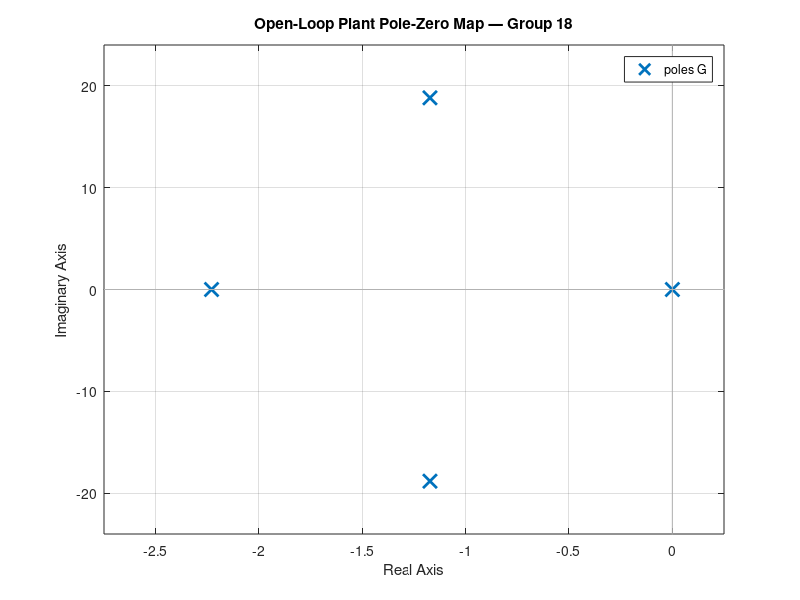
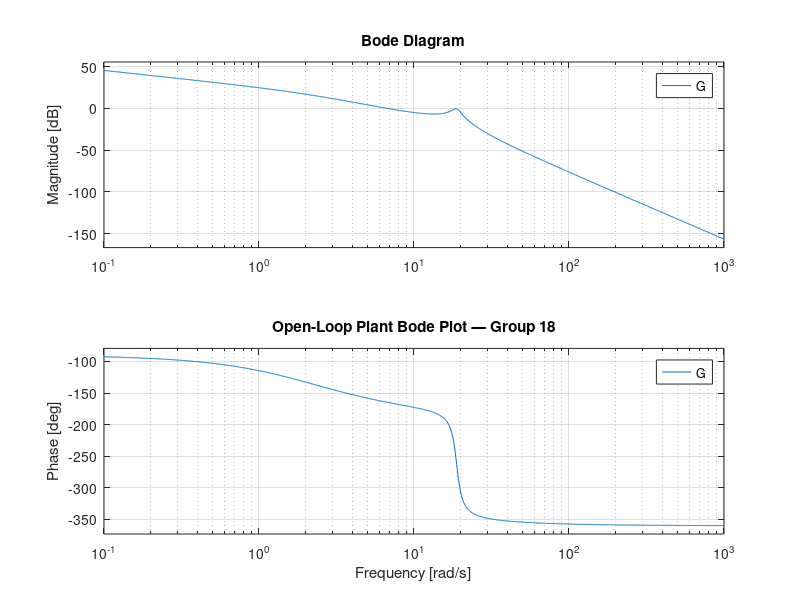
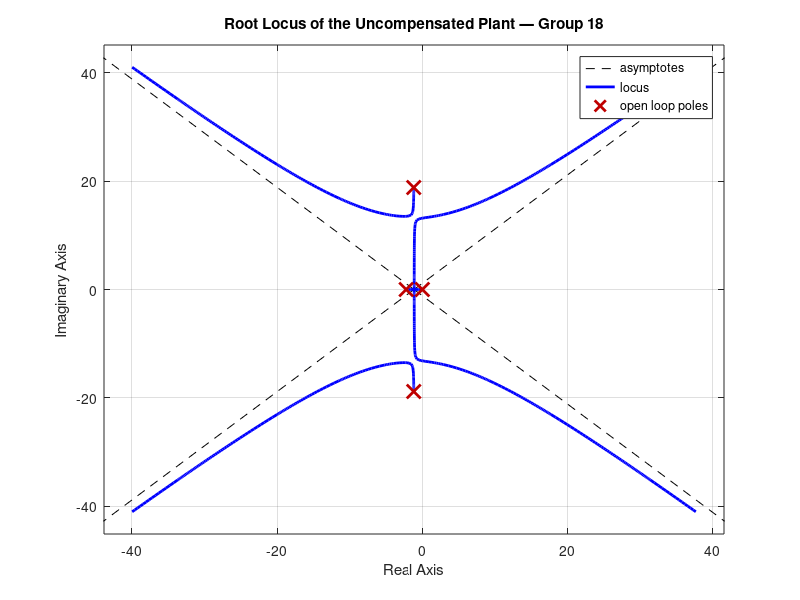
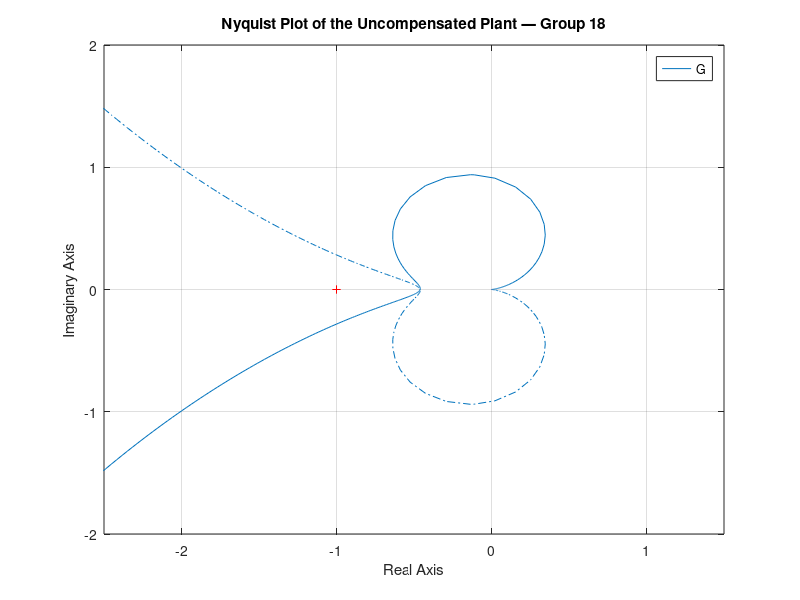

The MATLAB source for these figures, in order: (Note: this script raises an error after producing the figures.)
%% RUN_ALL.M — GROUP 18 CONTROL SYSTEMS PROJECT
% Non-collocated angular positioning of the torsion disc
clear;
clc; 
close all;

%% SUBMISSION SETTINGS
groupNo = 18; 
scriptDir = fileparts(mfilename('fullpath'));
if isempty(scriptDir), scriptDir = pwd; end
figsDir = fullfile(scriptDir,'figs');
if ~exist(figsDir,'dir'), mkdir(figsDir); end
resultsFile = fullfile(scriptDir,'results.txt');
if exist(resultsFile,'file'), delete(resultsFile); end
diary(resultsFile);
diary on;

s = tf('s');

%% PLANT MODEL
G = 14957.265/(s*(s + 2.2296)*(s^2 + 2.3456*s + 355.555));

r_deg = 30;
r = deg2rad(r_deg);
t = 0:0.001:10;

%% CONTROLLER DEFINITIONS

% Baseline proportional controller
Kp = 0.100;
C_P = Kp;
L_P = C_P*G;
T_P = feedback(L_P,1);

% Design 1: Ideal PID controller
Ti = 10;
Td = 0.15;
K_PID_low = 0.08;
K_PID_high = 0.25;

C_PID_low = K_PID_low*(1 + 1/(Ti*s) + Td*s);
C_PID_high = K_PID_high*(1 + 1/(Ti*s) + Td*s);

L_PID_low = C_PID_low*G;
L_PID_high = C_PID_high*G;

T_PID_low = feedback(L_PID_low,1);
T_PID_high = feedback(L_PID_high,1);

% Design 2: Phase-lead compensator

Kc = 0.12646;
Tlead = 0.61871;
alpha = 0.41767;

C_lead = Kc*(1 + Tlead*s)/(1 + alpha*Tlead*s);
L_lead = C_lead*G;
T_lead = feedback(L_lead,1);

%% SECTION 1 — PLANT MODELLING
% fig_pz: Pole-zero map of the open-loop plant
fig_pz = figure('Name','fig pz - Plant Pole-Zero Map');
pzmap(G);
grid on;
title(sprintf('%s — Group %d','Open-Loop Plant Pole-Zero Map',groupNo));

% fig_bode_plant: Bode plot of the plant
fig_bode_plant = figure('Name','fig bode plant - Plant Bode Plot');
bode(G);
grid on;
title(sprintf('%s — Group %d','Open-Loop Plant Bode Plot',groupNo));

%% SECTION 2 — ROUTH / ROOT LOCUS / NYQUIST

% fig_rl: Root locus of the uncompensated plant
fig_rl = figure('Name','fig rl - Plant Root Locus');
rlocus(G);
grid on;
title(sprintf('%s — Group %d','Root Locus of the Uncompensated Plant',groupNo));

% fig_nyq_P: Nyquist plot of the uncompensated plant
fig_nyq_P = figure('Name','fig nyq P - Plant Nyquist Plot');
nyquist(G);
grid on;
title(sprintf('%s — Group %d','Nyquist Plot of the Uncompensated Plant',groupNo));
xlim([-2.5 1.5]);
ylim([-2 2]);

%% SECTION 3 — SPECIFICATION TRANSLATION
% fig_region: Illustrative admissible pole region.

sigma_req = 1.5267;
zeta_req = 0.5594;

fig_region = figure('Name','fig region - Admissible Pole Region');
hold on; grid on; axis equal;
xlim([-12 1]);
ylim([-12 12]);
xline(-sigma_req,'r--','Re(s) = -1.5267','LineWidth',1.4);
theta = acos(zeta_req);
ymax = 12;
xline_dummy = []; 
yy = linspace(-ymax,ymax,500);
xx = -abs(yy)/tan(theta);
plot(xx,yy,'b--','LineWidth',1.4);
[xg,yg] = meshgrid(linspace(-12,-sigma_req,250), ...
                   linspace(-12,12,250));
zg = -xg./sqrt(xg.^2 + yg.^2);
admissible = zg >= zeta_req;
contourf(xg,yg,double(admissible),[1 1], ...
         'FaceColor',[0.80 0.90 1.00], ...
         'FaceAlpha',0.35,'LineStyle','none');
xline(0,'k-');
yline(0,'k-');
xlabel('Real Axis (s^{-1})');
ylabel('Imaginary Axis (rad/s)');
title(sprintf('%s — Group %d','Admissible Dominant Pole Region',groupNo));
legend('Settling-time boundary','Damping-ratio boundaries', ...
       'Admissible region','Location','best');
hold off;

%% SECTION 4 — BASELINE CONTROLLER
% fig_baseline: 30-degree step response for baseline P controller
[y_P, t_P] = step(T_P,t);
y_P_deg = rad2deg(r*y_P);

fig_baseline = figure('Name','fig baseline - Baseline P Step Response');
plot(t_P,y_P_deg,'LineWidth',1.5);
hold on;
yline(r_deg,'k--','30 degree reference');
grid on;
xlabel('Time (s)');
ylabel('Output angle (degree)');
title(sprintf('%s — Group %d','Baseline P Controller: 30 Degree Step Response',groupNo));
legend('Output','Reference','Location','best');
hold off;

% fig_impulse: Impulse response of baseline closed-loop system
fig_impulse = figure('Name','fig impulse - Baseline Impulse Response');
impulse(T_P);
grid on;
title(sprintf('%s — Group %d','Baseline P Controller: Closed-Loop Impulse Response',groupNo));

%% SECTION 5 — DESIGN 1 (IDEAL PID)
% fig_rl_d1: Root locus of the plant with the fixed PID zero structure.
C_PID_shape = 1 + 1/(Ti*s) + Td*s;

fig_rl_d1 = figure('Name','fig rl d1 - Ideal PID Root Locus');
rlocus(C_PID_shape*G);
grid on;
title(sprintf('%s — Group %d','Root Locus for Ideal PID Controller Structure',groupNo));

hold on;
p_low = pole(T_PID_low);
p_high = pole(T_PID_high);
plot(real(p_low),imag(p_low),'ro','MarkerSize',7,'LineWidth',1.3);
plot(real(p_high),imag(p_high),'ks','MarkerSize',7,'LineWidth',1.3);
legend('PID root locus','Poles at K = 0.08','Poles at K = 0.25', ...
       'Location','best');
hold off;

%% SECTION 6 — DESIGN 2 AND CONTROLLER COMPARISON
% fig_bode_designs: Bode plots of the lead and ideal PID loop designs
fig_bode_designs = figure('Name','fig bode designs - Controller Bode Comparison');
bodeplot(L_lead,L_PID_low,L_PID_high);
grid on;
legend('Lead compensator','Ideal PID K = 0.08','Ideal PID K = 0.25', ...
       'Location','best');
title(sprintf('%s — Group %d','Bode Plots of Design 1 and Design 2 Open-Loop Systems',groupNo));

% fig_cmp: Closed-loop step-response comparison of the controller designs
[y_lead_cmp,t_lead_cmp] = step(T_lead,t);
[y_low_cmp,t_low_cmp] = step(T_PID_low,t);
[y_high_cmp,t_high_cmp] = step(T_PID_high,t);

fig_cmp = figure('Name','fig cmp - Controller Comparison');
plot(t_P,y_P_deg,'LineWidth',1.2);
hold on;
plot(t_lead_cmp,rad2deg(r*y_lead_cmp),'LineWidth',1.5);
plot(t_low_cmp,rad2deg(r*y_low_cmp),'--','LineWidth',1.2);
plot(t_high_cmp,rad2deg(r*y_high_cmp),'-.','LineWidth',1.2);
yline(r_deg,'k:','30 degree reference');
grid on;
xlabel('Time (s)');
ylabel('Output angle (degree)');
title(sprintf('%s — Group %d','Closed-Loop Controller Comparison: 30 Degree Step',groupNo));
legend('Baseline P','Lead compensator','Ideal PID K = 0.08', ...
       'Ideal PID K = 0.25','Reference','Location','best');
hold off;

%% SECTION 7 — NOMINAL VALIDATION
% fig_val: Lead design nominal frequency-domain validation (Bode plot)
fig_val = figure('Name','fig val - Lead Design Frequency Validation');
margin(L_lead);
grid on;
title(sprintf('%s — Group %d','Lead Compensator: Gain and Phase Margin Validation',groupNo));

% fig_cl_poles: Closed-loop pole locations for the lead design
fig_cl_poles = figure('Name','fig cl poles - Lead Closed-Loop Poles');
pzmap(T_lead);
grid on;
title(sprintf('%s — Group %d','Lead Compensator: Closed-Loop Pole Locations',groupNo));

% fig_ST: Lead design 30-degree step response and settling-time limits
[y_lead,t_lead] = step(T_lead,t);
y_lead_deg = rad2deg(r*y_lead);
info_lead = stepinfo(T_lead);

fig_ST = figure('Name','fig ST - Lead Step and Settling Time');
plot(t_lead,y_lead_deg,'LineWidth',1.5);
hold on;
yline(r_deg,'k--','Final value');
yline(r_deg*1.02,'r:','+2% settling band');
yline(r_deg*0.98,'r:','-2% settling band');
xline(info_lead.SettlingTime,'m--', ...
      sprintf('Settling time = %.3f s',info_lead.SettlingTime));
grid on;
xlabel('Time (s)');
ylabel('Output angle (degree)');
title(sprintf('%s — Group %d','Lead Compensator: 30 Degree Step Response',groupNo));
legend('Output','Reference','+2% band','-2% band', ...
       'Settling time','Location','best');
hold off;

%% SECTION 8 — ILLUSTRATIVE ACTUATOR LIMIT
% fig_sat: Illustrative control signal and saturation limits.
Umax = 1;
e_lead = r*(1 - y_lead);
u_lead = lsim(C_lead,e_lead,t_lead);

fig_sat = figure('Name','fig sat - Illustrative Actuator Limit');
plot(t_lead,u_lead,'LineWidth',1.5);
hold on;
yline(Umax,'r--','Upper illustrative limit');
yline(-Umax,'r--','Lower illustrative limit');
grid on;
xlabel('Time (s)');
ylabel('Control signal u(t)');
title(sprintf('%s — Group %d','Lead Controller Control Signal with Illustrative Saturation Limits',groupNo));
legend('Control signal','Upper limit','Lower limit','Location','best');
hold off;

%% PRINT NUMERICAL VALIDATION RESULTS
[GM_lead,PM_lead,Wcg_lead,Wcp_lead] = margin(L_lead);

fprintf('\n===== LEAD COMPENSATOR VALIDATION =====\n');
fprintf('Phase margin       = %.4f deg\n',PM_lead);
fprintf('Gain margin        = %.4f dB\n',20*log10(GM_lead));
fprintf('Gain crossover     = %.4f rad/s\n',Wcg_lead);
fprintf('Phase crossover    = %.4f rad/s\n',Wcp_lead);
fprintf('Overshoot          = %.4f %%\n',info_lead.Overshoot);
fprintf('Settling time      = %.4f s\n',info_lead.SettlingTime);
fprintf('Rise time          = %.4f s\n',info_lead.RiseTime);
fprintf('Closed-loop poles:\n');
disp(pole(T_lead));

%% FIGURE INDEX
fprintf('\n===== FIGURE INDEX =====\n');
fprintf('Section 1: fig_pz, fig_bode_plant\n');
fprintf('Section 2: fig_rl, fig_nyq_P\n');
fprintf('Section 3: fig_region\n');
fprintf('Section 4: fig_baseline, fig_impulse\n');
fprintf('Section 5: fig_rl_d1\n');
fprintf('Section 6: fig_bode_designs, fig_cmp\n');
fprintf('Section 7: fig_val, fig_cl_poles, fig_ST\n');
fprintf('Section 8: fig_sat\n');


%% SAVE ALL FIGURES AS PDF FILES
% Every open figure is exported to the figs folder.
figHandles = findall(0,'Type','figure');
for k = 1:numel(figHandles)
    fig = figHandles(k);
    figName = get(fig,'Name');
    if isempty(figName)
        figName = sprintf('figure_%02d',k);
    end
    safeName = regexprep(figName,'[^a-zA-Z0-9_-]','_');
    pdfPath = fullfile(figsDir,sprintf('%02d_%s.pdf',k,safeName));
    try
        exportgraphics(fig,pdfPath,'ContentType','vector');
    catch
        % Fallback for older MATLAB releases
        set(fig,'PaperPositionMode','auto');
        print(fig,pdfPath,'-dpdf','-bestfit');
    end
end

fprintf('\nFigures exported to: %s\n',figsDir);
fprintf('Results written to: %s\n',resultsFile);
diary off;
